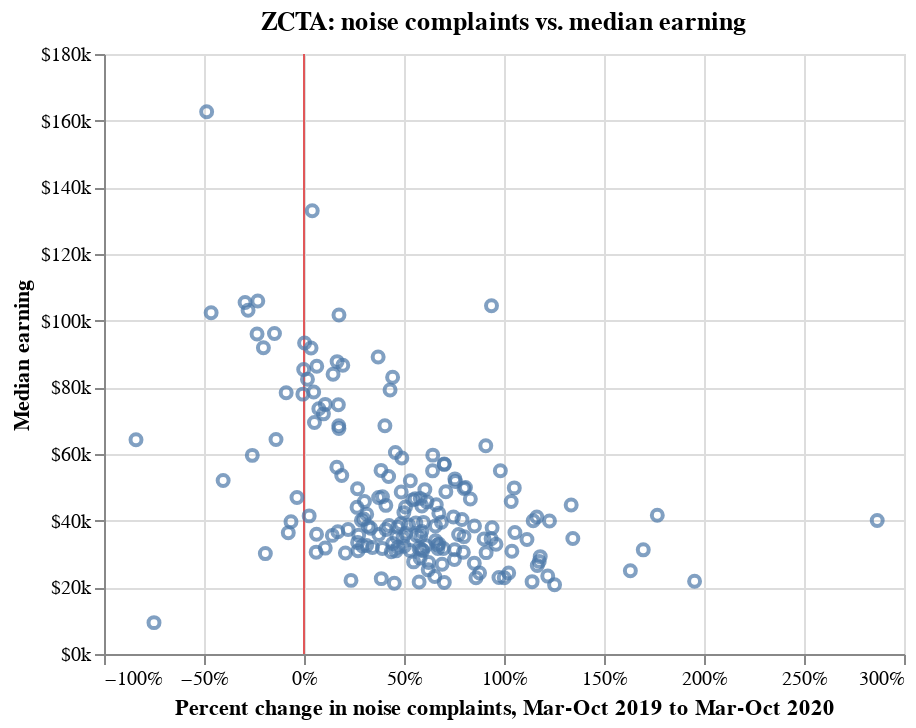

The cell this chart's notebook holds for it:
### Code cell
scatter = alt.Chart(title='ZCTA: noise complaints vs. median earning').mark_point().encode(
    x=alt.X('percent_diff', axis=alt.Axis(format='%',
                                          title='Percent change in noise complaints, Mar-Oct 2019 to Mar-Oct 2020')),
    y=alt.Y('median_earning', axis=alt.Axis(format='$~s',
                                            title='Median earning')),
)
# https://github.com/altair-viz/altair/issues/1124
rule = alt.Chart().mark_rule(color="#e15759").encode(
    x='a:Q'
)

alt.layer(
    rule, scatter,
    data=df_311_diff
).transform_calculate(
    a="0"
)

### Figure 1 — Vega-Lite specification as saved in the notebook (floating-point values rounded to 4 significant figures; data arrays with more than 128 entries replaced by an {"elided": "..."} marker saying what was removed)
{"config": {"view": {"continuousWidth": 400, "continuousHeight": 300}}, "layer": [{"mark": {"type": "rule", "color": "#e15759"}, "encoding": {"x": {"type": "quantitative", "field": "a"}}}, {"mark": "point", "encoding": {"x": {"type": "quantitative", "axis": {"format": "%", "title": "Percent change in noise complaints, Mar-Oct 2019 to Mar-Oct 2020"}, "field": "percent_diff"}, "y": {"type": "quantitative", "axis": {"format": "$~s", "title": "Median earning"}, "field": "median_earning"}}, "title": "ZCTA: noise complaints vs. median earning"}], "data": {"name": "data-7951dbcbc5a1ffe2f37776248a9f8188"}, "transform": [{"calculate": "0", "as": "a"}], "$schema": "https://vega.github.io/schema/vega-lite/v4.8.1.json", "datasets": {"data-7951dbcbc5a1ffe2f37776248a9f8188": {"elided": "180 records"}}}
